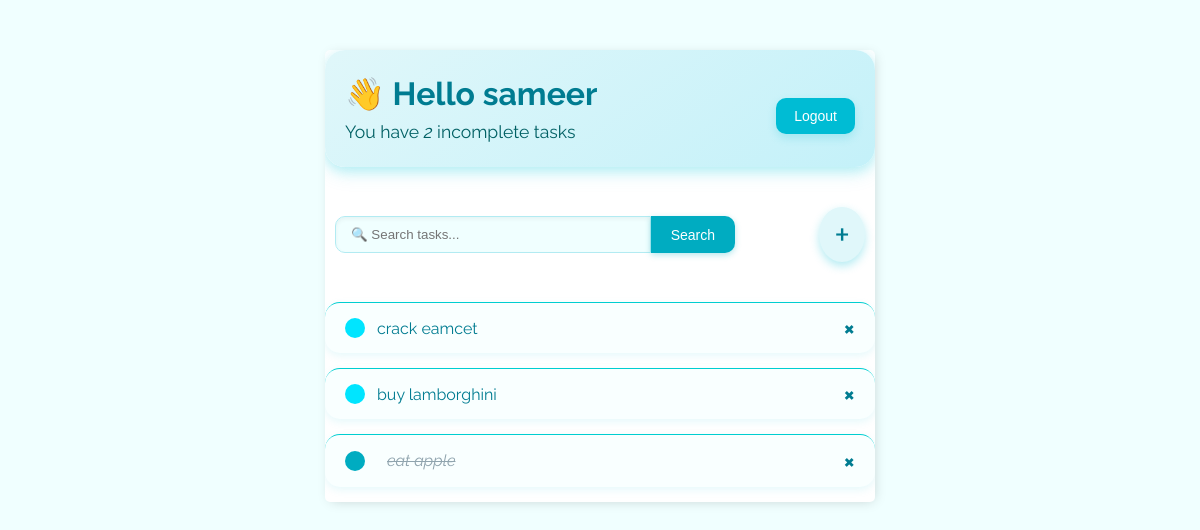
The page / (signed in) on the database as committed earlier.
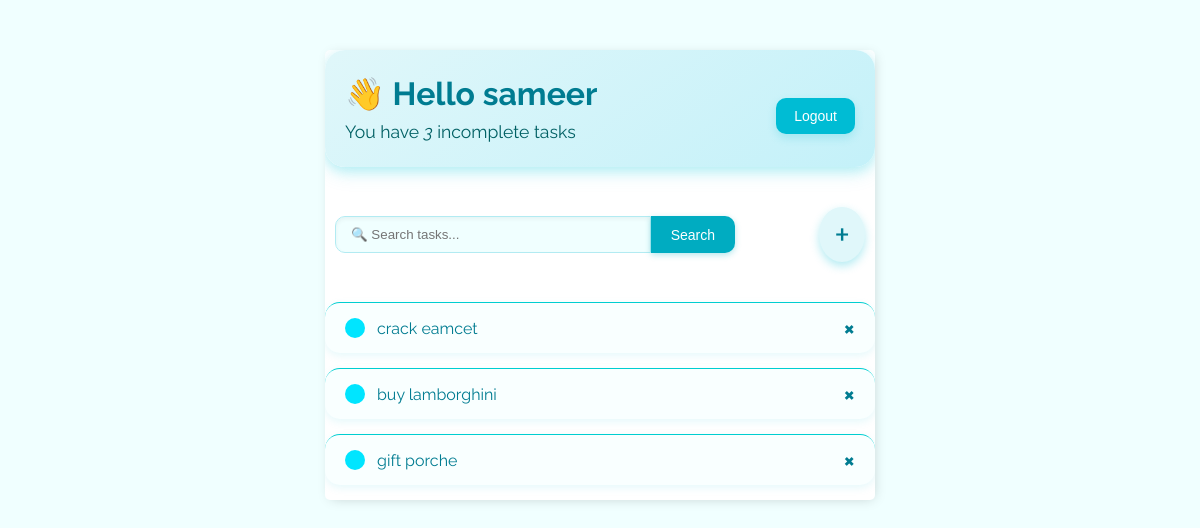
The same page on the database as committed later.
### base/models.py (models this page shows)
class Task(models.Model):
    user = models.ForeignKey(User, on_delete=models.CASCADE,null=True,blank=True)
    title = models.CharField(max_length=200)
    description = models.TextField(null=True,blank=True)
    complete = models.BooleanField(default=False)
    created = models.DateTimeField(auto_now_add=True)
    def __str__(self):
        return self.title
    class Meta:
        ordering = ['complete']

### base/views.py (the view)
# urls.py: path('',TaskList.as_view(),name='tasks'),
class TaskList(LoginRequiredMixin, ListView):
    model = Task
    context_object_name = 'tasks'
    def get_context_data(self, **kwargs):
        context = super().get_context_data(**kwargs)
        context['tasks'] = context['tasks'].filter(user=self.request.user)
        context['count'] = context['tasks'].filter(complete=False).count()
        search_input = self.request.GET.get('search-area') or ''
        if search_input:
            context['tasks'] = context['tasks'].filter(title__icontains=search_input)
        context['search_input'] = search_input
        return context

### base/templates/base/task_list.html (shortened to what this page needs)
{% extends 'base/main.html' %}
{% block content %}
<div class="header-bar" style="
  display: flex;
  justify-content: space-between;
  align-items: center;
  flex-wrap: wrap;
  padding: 25px 20px;
  border-radius: 20px;
  background: linear-gradient(145deg, #e0f7fa, #c4f1f9);
  box-shadow: 0 4px 12px rgba(0, 200, 220, 0.2), 0 6px 20px rgba(0, 200, 220, 0.15);
  margin-bottom: 30px;
  transition: all 0.3s ease-in-out;
">
  <div class="header-info" style="flex: 1; min-width: 250px;">
    <h1 style="margin: 0; font-size: 2em; color: #007C91;">👋 Hello {{ request.user }}</h1>
    <h3 style="margin-top: 8px; font-weight: normal; font-size: 1.1em; color: #006064;">
      You have <i>{{ count }}</i> incomplete task{{ count|pluralize:"s" }}
    </h3>
  </div>
  <div class="auth-actions" style="margin-top: 15px;">
    {% if request.user.is_authenticated %}
      <form method="POST" action="{% url 'logout' %}" style="display: inline;">
        <button type="submit" class="button" style="
          padding: 10px 18px;
          border-radius: 10px;
          background-color: #00BCD4;
          color: white;
          border: none;
          cursor: pointer;
          box-shadow: 0 4px 10px rgba(0,188,212,0.2);
          transition: background-color 0.3s ease;">
          Logout
        </button>
      </form>
    {% endif %}
  </div>
</div>
<div id="search-add-wrapper" style="
  display: flex;
  justify-content: space-between;
  align-items: center;
  flex-wrap: wrap;
  gap: 15px;
  margin-bottom: 30px;">
  <form method="GET" class="search-form" style="display: flex; width: 100%; max-width: 400px;">
    <input type="text" name="search-area" placeholder="🔍 Search tasks..." value="{{ search_input }}" style="
      flex: 1;
      padding: 10px 15px;
      border: 1px solid #b2ebf2;
      border-radius: 10px 0 0 10px;
      outline: none;
      background-color: #f0ffff;
      box-shadow: inset 0 2px 4px rgba(0,0,0,0.05);">
    <input class="button" type="submit" value="Search" style="
      padding: 10px 20px;
      background-color: #00ACC1;
      border: none;
      border-radius: 0 10px 10px 0;
      color: white;
      cursor: pointer;
      box-shadow: 0 2px 6px rgba(0,172,193,0.3);
      transition: background-color 0.3s;">
  </form>
  <a id="add-link" href="{% url 'task-create' %}" style="
    font-size: 38px;
    color: #007C91;
    text-decoration: none;
    background-color: #e0f7fa;
    padding: 5px 15px;
    border-radius: 50%;
    box-shadow: 0 4px 10px rgba(0,188,212,0.3);
    transition: transform 0.3s;">
    +
  </a>
</div>
<div class="task-items-wrapper">
  {% for task in tasks %}
    <div class="task-wrapper" style="
      display: flex;
      justify-content: space-between;
      align-items: center;
      padding: 15px 20px;
      border-radius: 15px;
      background-color: #f9ffff;
      box-shadow: 0 3px 8px rgba(0,200,220,0.1);
      margin-bottom: 15px;
      transition: transform 0.2s;">
      {% if task.complete %}
        <div class="task-title" style="display: flex; align-items: center;">
          <div style="width: 20px; height: 20px; background-color: #00ACC1; border-radius: 50%;"></div>
          <i style="margin-left: 12px; color: #90a4ae;">
            <s><a href="{% url 'task-update' task.id %}" style="text-decoration: none; color: inherit;">{{ task }}</a></s>
          </i>
        </div>
      {% else %}
        <div class="task-title" style="display: flex; align-items: center;">
          <div style="width: 20px; height: 20px; background-color: #00E5FF; border-radius: 50%;"></div>
          <a href="{% url 'task-update' task.id %}" style="margin-left: 12px; text-decoration: none; color: #007C91;">
            {{ task }}
          </a>
        </div>
      {% endif %}
      <a class="delete-link" href="{% url 'task-delete' task.id %}" style="
        font-size: 24px;
        color: #007C91;
        text-decoration: none;
        font-weight: bold;
        transition: transform 0.2s;">
        &times;
      </a>
    </div>
  {% empty %}
    <h3 style="text-align: center; margin-top: 30px; color: #607D8B;">No items in list</h3>
  {% endfor %}
</div>
{% endblock content %}

### base/templates/base/main.html (shortened to what this page needs)
<!DOCTYPE html>
<html lang="en">
<head>
</head>
<body>
  <div class="container">
    {% block content %}
    {% endblock content %}
  </div>
</body>
</html>

### base/templates/base/main.html (style rules this page uses)
:root { --aqua: #00FFFF; --cyan: #00CED1; --dark-cyan: #008B8B; --light-bg: #F0FFFF; }
body { background-color: var(--light-bg); font-family: 'Nunito', sans-serif; padding: 50px; margin: 0; }
h1, h2, h3, h4, h5, h6 { font-family: 'Raleway', sans-serif; margin: 0; }
a, p, label { font-family: 'Raleway', sans-serif; color: var(--dark-cyan); }
.container { max-width: 550px; margin: auto; background-color: #fff; box-shadow: 2px 2px 13px -4px rgba(0, 0, 0, 0.21); border-radius: 5px; overflow: hidden; }
.header-bar { display: flex; justify-content: space-between; align-items: center; color: #fff; padding: 10px; background: linear-gradient(90deg, var(--aqua), var(--cyan)); transition: background 0.3s ease; }
.task-wrapper { display: flex; align-items: center; justify-content: space-between; padding: 20px; background-color: #fff; border-top: 1px solid var(--cyan); transition: background-color 0.3s ease; }
.task-title { display: flex; align-items: center; }
.task-title a { text-decoration: none; margin-left: 10px; transition: color 0.3s ease; }
.delete-link { text-decoration: none; font-weight: 900; color: var(--dark-cyan); font-size: 22px; line-height: 0; transition: color 0.3s ease; }
#search-add-wrapper { display: flex; justify-content: space-between; align-items: center; padding: 10px; }
#add-link { text-decoration: none; color: var(--cyan); font-size: 42px; transition: transform 0.3s ease; }
input[type="text"], input[type="password"], input[type="email"] { padding: 10px; border: 1px solid var(--cyan); border-radius: 5px; width: 90%; transition: box-shadow 0.3s ease; }
.button { background-color: var(--aqua); color: var(--dark-cyan); border: 1px solid var(--cyan); padding: 10px; font-size: 14px; border-radius: 5px; cursor: pointer; text-decoration: none; transition: background-color 0.3s ease, box-shadow 0.3s ease; }

Rows that differ between the two databases and show on the page:
removed Task: title "eat apple"
added Task: title "gift porche"
Other text that changed with them:
{{ count }}: "2" → "3"
